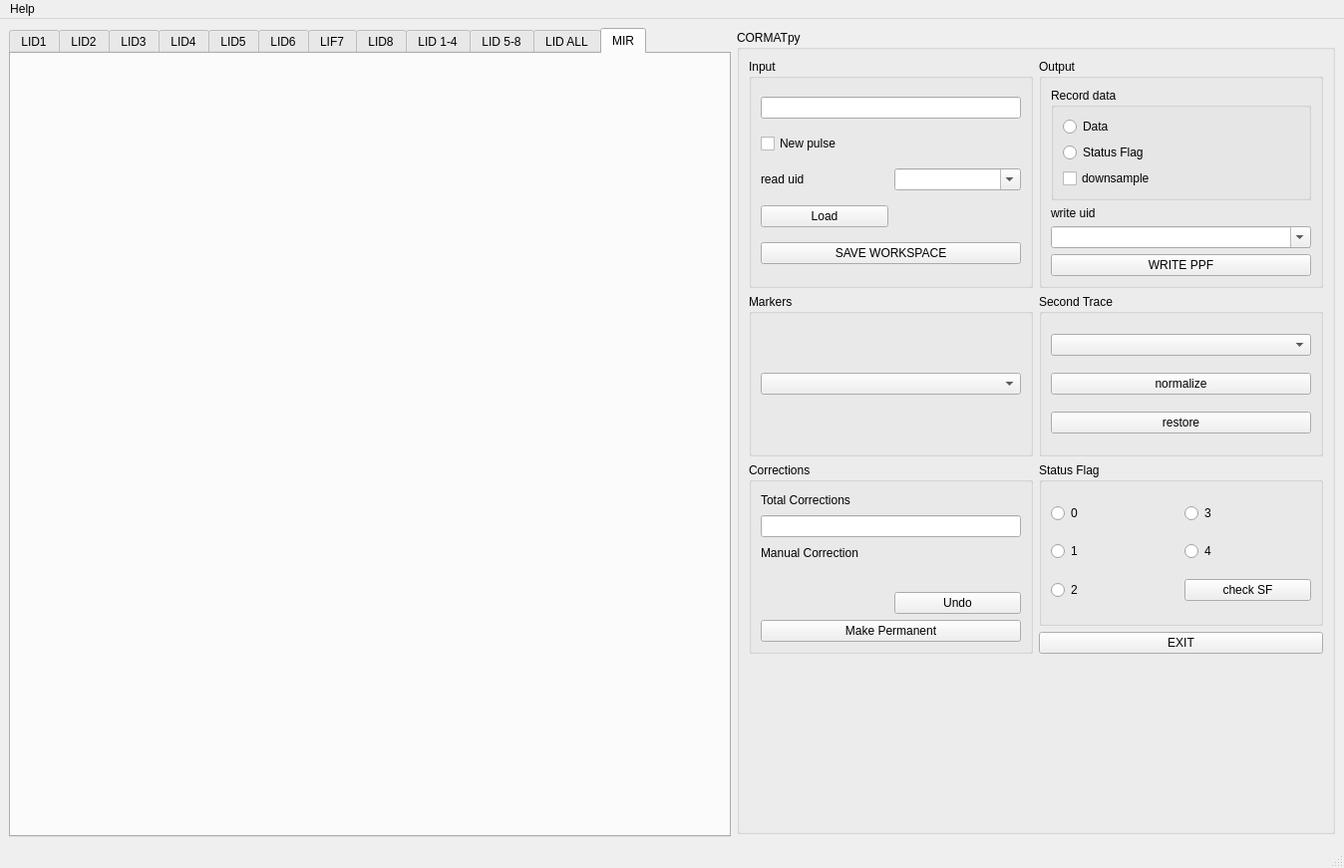
<?xml version="1.0" encoding="UTF-8"?>
<ui version="4.0">
 <class>CORMAT_py</class>
 <widget class="QMainWindow" name="CORMAT_py">
  <property name="geometry">
   <rect>
    <x>0</x>
    <y>0</y>
    <width>1348</width>
    <height>871</height>
   </rect>
  </property>
  <property name="windowTitle">
   <string>CORMATpy</string>
  </property>
  <widget class="QWidget" name="centralwidget">
   <layout class="QGridLayout" name="gridLayout_2">
    <item row="0" column="0">
     <widget class="QTabWidget" name="tabWidget">
      <property name="enabled">
       <bool>true</bool>
      </property>
      <property name="minimumSize">
       <size>
        <width>724</width>
        <height>807</height>
       </size>
      </property>
      <property name="whatsThis">
       <string>&lt;html&gt;&lt;head/&gt;&lt;body&gt;&lt;p&gt;MIR&lt;/p&gt;&lt;/body&gt;&lt;/html&gt;</string>
      </property>
      <property name="currentIndex">
       <number>11</number>
      </property>
      <widget class="QWidget" name="tab_LID1">
       <attribute name="title">
        <string>LID1</string>
       </attribute>
       <layout class="QGridLayout" name="gridLayout_20">
        <item row="0" column="0">
         <widget class="Canvas" name="widget_LID1" native="true"/>
        </item>
       </layout>
      </widget>
      <widget class="QWidget" name="tab_LID2">
       <attribute name="title">
        <string>LID2</string>
       </attribute>
       <layout class="QGridLayout" name="gridLayout_19">
        <item row="0" column="0">
         <widget class="Canvas" name="widget_LID2" native="true"/>
        </item>
       </layout>
      </widget>
      <widget class="QWidget" name="tab_LID3">
       <attribute name="title">
        <string>LID3</string>
       </attribute>
       <layout class="QGridLayout" name="gridLayout_18">
        <item row="0" column="0">
         <widget class="Canvas" name="widget_LID3" native="true"/>
        </item>
       </layout>
      </widget>
      <widget class="QWidget" name="tab_LID4">
       <attribute name="title">
        <string>LID4</string>
       </attribute>
       <layout class="QGridLayout" name="gridLayout_17">
        <item row="0" column="0">
         <widget class="Canvas" name="widget_LID4" native="true"/>
        </item>
       </layout>
      </widget>
      <widget class="QWidget" name="tab_5">
       <attribute name="title">
        <string>LID5</string>
       </attribute>
       <layout class="QGridLayout" name="gridLayout_16">
        <item row="0" column="0">
         <widget class="Canvas" name="widget_LID5" native="true"/>
        </item>
       </layout>
      </widget>
      <widget class="QWidget" name="tab_6">
       <attribute name="title">
        <string>LID6</string>
       </attribute>
       <layout class="QGridLayout" name="gridLayout_15">
        <item row="0" column="0">
         <widget class="Canvas" name="widget_LID6" native="true"/>
        </item>
       </layout>
      </widget>
      <widget class="QWidget" name="tab_7">
       <attribute name="title">
        <string>LIF7</string>
       </attribute>
       <layout class="QGridLayout" name="gridLayout_14">
        <item row="0" column="0">
         <widget class="Canvas" name="widget_LID7" native="true"/>
        </item>
       </layout>
      </widget>
      <widget class="QWidget" name="tab_8">
       <attribute name="title">
        <string>LID8</string>
       </attribute>
       <layout class="QGridLayout" name="gridLayout_13">
        <item row="0" column="0">
         <widget class="Canvas" name="widget_LID8" native="true"/>
        </item>
       </layout>
      </widget>
      <widget class="QWidget" name="tab_11">
       <attribute name="title">
        <string>LID 1-4</string>
       </attribute>
       <layout class="QGridLayout" name="gridLayout_12">
        <item row="0" column="0">
         <widget class="Canvas" name="widget_LID_14" native="true"/>
        </item>
       </layout>
      </widget>
      <widget class="QWidget" name="tab_12">
       <attribute name="title">
        <string>LID 5-8</string>
       </attribute>
       <layout class="QGridLayout" name="gridLayout_11">
        <item row="0" column="0">
         <widget class="Canvas" name="widget_LID_58" native="true"/>
        </item>
       </layout>
      </widget>
      <widget class="QWidget" name="tab_9">
       <attribute name="title">
        <string>LID ALL</string>
       </attribute>
       <layout class="QGridLayout" name="gridLayout_9">
        <item row="0" column="0">
         <widget class="Canvas" name="widget_LID_ALL" native="true"/>
        </item>
       </layout>
      </widget>
      <widget class="QWidget" name="tab_10">
       <attribute name="title">
        <string>MIR</string>
       </attribute>
       <layout class="QGridLayout" name="gridLayout_10">
        <item row="0" column="0">
         <widget class="Canvas" name="widget_MIR" native="true"/>
        </item>
       </layout>
      </widget>
     </widget>
    </item>
    <item row="0" column="1">
     <widget class="QGroupBox" name="groupBox_8">
      <property name="minimumSize">
       <size>
        <width>600</width>
        <height>807</height>
       </size>
      </property>
      <property name="maximumSize">
       <size>
        <width>600</width>
        <height>807</height>
       </size>
      </property>
      <property name="title">
       <string>CORMATpy</string>
      </property>
      <layout class="QGridLayout" name="gridLayout_4">
       <item row="0" column="0">
        <widget class="QGroupBox" name="groupBox_3">
         <property name="title">
          <string>Input</string>
         </property>
         <layout class="QGridLayout" name="gridLayout">
          <item row="5" column="0">
           <widget class="QLabel" name="label">
            <property name="text">
             <string>read uid</string>
            </property>
           </widget>
          </item>
          <item row="7" column="0" colspan="2">
           <widget class="QPushButton" name="button_save">
            <property name="text">
             <string>SAVE WORKSPACE</string>
            </property>
           </widget>
          </item>
          <item row="5" column="1">
           <widget class="QComboBox" name="comboBox_readuid">
            <property name="editable">
             <bool>true</bool>
            </property>
            <property name="insertPolicy">
             <enum>QComboBox::InsertAtTop</enum>
            </property>
           </widget>
          </item>
          <item row="6" column="0">
           <widget class="QPushButton" name="button_read_pulse">
            <property name="text">
             <string>Load</string>
            </property>
           </widget>
          </item>
          <item row="0" column="0" colspan="2">
           <widget class="QLineEdit" name="lineEdit_jpn">
            <property name="text">
             <string/>
            </property>
           </widget>
          </item>
          <item row="1" column="0" colspan="2">
           <widget class="QCheckBox" name="checkBox_newpulse">
            <property name="text">
             <string>New pulse</string>
            </property>
           </widget>
          </item>
         </layout>
        </widget>
       </item>
       <item row="0" column="1">
        <widget class="QGroupBox" name="groupBox">
         <property name="title">
          <string>Output</string>
         </property>
         <layout class="QGridLayout" name="gridLayout_6">
          <item row="0" column="0">
           <widget class="QGroupBox" name="groupBox_2">
            <property name="title">
             <string>Record data</string>
            </property>
            <layout class="QGridLayout" name="gridLayout_3">
             <item row="0" column="0">
              <widget class="QRadioButton" name="radioButton_storeData">
               <property name="text">
                <string>Data</string>
               </property>
              </widget>
             </item>
             <item row="1" column="0">
              <widget class="QRadioButton" name="radioButton_storeSF">
               <property name="text">
                <string>Status Flag</string>
               </property>
              </widget>
             </item>
             <item row="2" column="0">
              <widget class="QCheckBox" name="checkBox_DS">
               <property name="text">
                <string>downsample</string>
               </property>
              </widget>
             </item>
            </layout>
           </widget>
          </item>
          <item row="1" column="0">
           <widget class="QLabel" name="label_2">
            <property name="text">
             <string>write uid</string>
            </property>
           </widget>
          </item>
          <item row="2" column="0">
           <widget class="QComboBox" name="comboBox_writeuid">
            <property name="editable">
             <bool>true</bool>
            </property>
           </widget>
          </item>
          <item row="3" column="0">
           <widget class="QPushButton" name="button_saveppf">
            <property name="text">
             <string>WRITE PPF</string>
            </property>
           </widget>
          </item>
         </layout>
        </widget>
       </item>
       <item row="1" column="0">
        <widget class="QGroupBox" name="groupBox_9">
         <property name="title">
          <string>Markers</string>
         </property>
         <layout class="QGridLayout" name="gridLayout_8">
          <item row="0" column="0">
           <widget class="QComboBox" name="comboBox_markers"/>
          </item>
         </layout>
        </widget>
       </item>
       <item row="1" column="1">
        <widget class="QGroupBox" name="groupBox_5">
         <property name="title">
          <string>Second Trace</string>
         </property>
         <layout class="QGridLayout" name="gridLayout_7">
          <item row="0" column="0">
           <widget class="QComboBox" name="comboBox_2ndtrace"/>
          </item>
          <item row="1" column="0">
           <widget class="QPushButton" name="button_normalize">
            <property name="text">
             <string>normalize</string>
            </property>
           </widget>
          </item>
          <item row="2" column="0">
           <widget class="QPushButton" name="button_restore">
            <property name="text">
             <string>restore</string>
            </property>
           </widget>
          </item>
         </layout>
        </widget>
       </item>
       <item row="2" column="0" rowspan="2">
        <widget class="QGroupBox" name="groupBox_6">
         <property name="title">
          <string>Corrections</string>
         </property>
         <layout class="QGridLayout" name="gridLayout_21">
          <item row="1" column="0" colspan="2">
           <widget class="QLineEdit" name="lineEdit_totcorr"/>
          </item>
          <item row="3" column="0" colspan="2">
           <widget class="QWidget" name="widget_mancorr" native="true"/>
          </item>
          <item row="5" column="0" colspan="2">
           <widget class="QPushButton" name="pushButton_makeperm">
            <property name="text">
             <string>Make Permanent</string>
            </property>
           </widget>
          </item>
          <item row="2" column="0" colspan="2">
           <widget class="QLabel" name="label_4">
            <property name="text">
             <string>Manual Correction</string>
            </property>
           </widget>
          </item>
          <item row="0" column="0" colspan="2">
           <widget class="QLabel" name="label_3">
            <property name="text">
             <string>Total Corrections</string>
            </property>
           </widget>
          </item>
          <item row="4" column="1">
           <widget class="QPushButton" name="pushButton_undo">
            <property name="text">
             <string>Undo</string>
            </property>
           </widget>
          </item>
         </layout>
        </widget>
       </item>
       <item row="2" column="1">
        <widget class="QGroupBox" name="groupBox_statusflag">
         <property name="title">
          <string>Status Flag</string>
         </property>
         <layout class="QGridLayout" name="gridLayout_5">
          <item row="0" column="1">
           <widget class="QRadioButton" name="radioButton_statusflag_3">
            <property name="text">
             <string>3</string>
            </property>
           </widget>
          </item>
          <item row="1" column="0">
           <widget class="QRadioButton" name="radioButton_statusflag_1">
            <property name="text">
             <string>1</string>
            </property>
           </widget>
          </item>
          <item row="1" column="1">
           <widget class="QRadioButton" name="radioButton_statusflag_4">
            <property name="text">
             <string>4</string>
            </property>
           </widget>
          </item>
          <item row="2" column="0">
           <widget class="QRadioButton" name="radioButton_statusflag_2">
            <property name="text">
             <string>2</string>
            </property>
           </widget>
          </item>
          <item row="0" column="0">
           <widget class="QRadioButton" name="radioButton_statusflag_0">
            <property name="text">
             <string>0</string>
            </property>
           </widget>
          </item>
          <item row="2" column="1">
           <widget class="QPushButton" name="checkSFbutton">
            <property name="text">
             <string>check SF</string>
            </property>
           </widget>
          </item>
         </layout>
        </widget>
       </item>
       <item row="3" column="1">
        <widget class="QPushButton" name="exit_button">
         <property name="text">
          <string>EXIT</string>
         </property>
        </widget>
       </item>
       <item row="4" column="0" colspan="2">
        <widget class="QWidget" name="logger" native="true">
         <property name="enabled">
          <bool>true</bool>
         </property>
         <property name="autoFillBackground">
          <bool>false</bool>
         </property>
        </widget>
       </item>
      </layout>
     </widget>
    </item>
   </layout>
  </widget>
  <widget class="QMenuBar" name="menubar">
   <property name="geometry">
    <rect>
     <x>0</x>
     <y>0</y>
     <width>1348</width>
     <height>20</height>
    </rect>
   </property>
   <widget class="QMenu" name="menuHelp">
    <property name="title">
     <string>Help</string>
    </property>
    <addaction name="actionHelp"/>
    <addaction name="actionOpen_PDF_guide"/>
   </widget>
   <addaction name="menuHelp"/>
  </widget>
  <widget class="QStatusBar" name="statusbar"/>
  <action name="actionHelp">
   <property name="text">
    <string>Help</string>
   </property>
  </action>
  <action name="actionOpen_PDF_guide">
   <property name="text">
    <string>Open PDF guide</string>
   </property>
  </action>
 </widget>
 <customwidgets>
  <customwidget>
   <class>Canvas</class>
   <extends>QWidget</extends>
   <header>canvas.h</header>
   <container>1</container>
  </customwidget>
 </customwidgets>
 <resources/>
 <connections/>
</ui>
